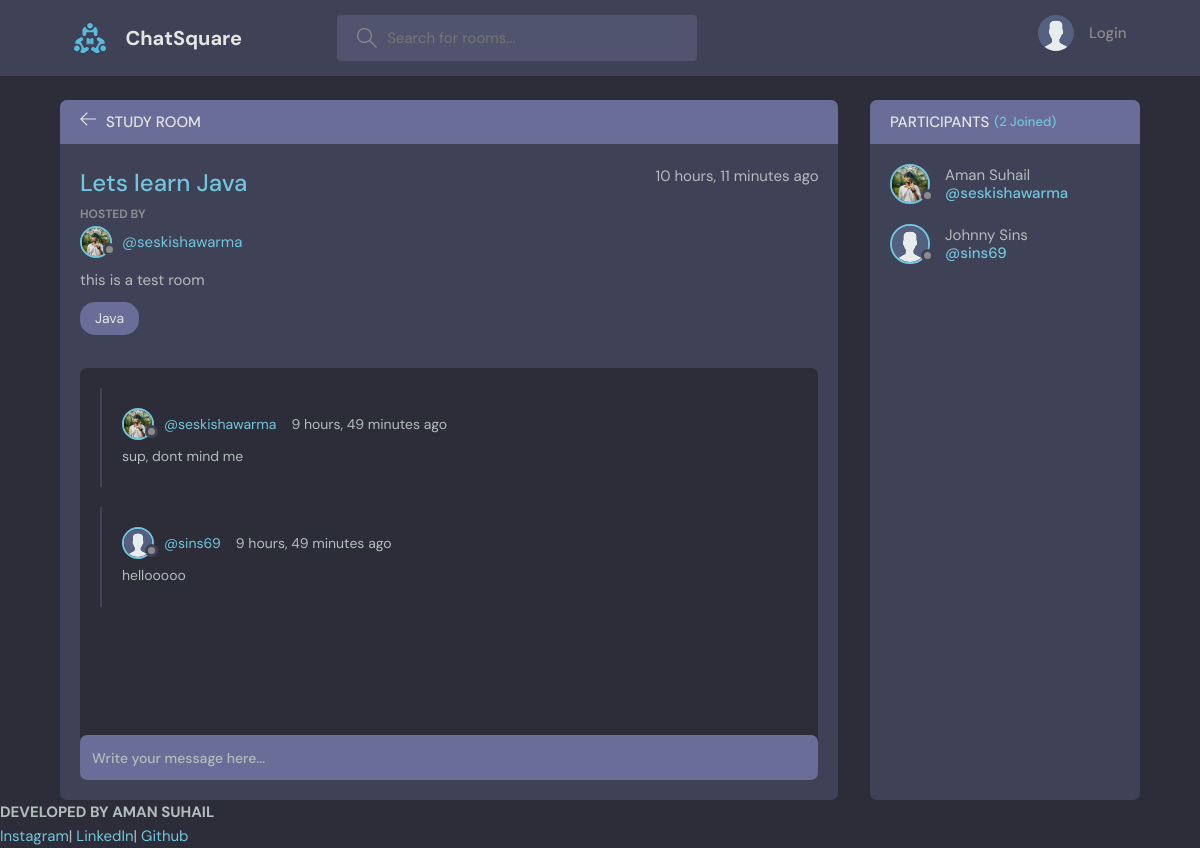
The page /room/1/ on the database its author committed.
### base/models.py (models this page shows, shortened)
class Room(models.Model):
    user = models.ForeignKey(User, on_delete=models.CASCADE)
    topic = models.ForeignKey(Topic, on_delete=models.SET_NULL, null=True)
    name = models.CharField(max_length=150)
    description = models.CharField(max_length=200, null=True, blank=True)
    participants = models.ManyToManyField(User, related_name='participants')
    updated = models.DateTimeField(auto_now=True)
    created = models.DateTimeField(auto_now_add=True)
    class Meta:
        ordering = ['-updated', '-created']

class User(AbstractUser):
    name = models.CharField(max_length=50)
    email = models.EmailField(unique=True)
    bio = models.TextField(null=True, blank=True)
    avatar = models.ImageField(null=True, default='avatar.svg')
    USERNAME_FIELD = 'email'
    REQUIRED_FIELDS = ['username', 'name']

class Topic(models.Model):
    name = models.CharField(max_length=100)
    def __str__(self):
        return self.name

class Message(models.Model):
    room = models.ForeignKey(Room, on_delete=models.CASCADE)
    user = models.ForeignKey(User, on_delete=models.CASCADE)
    body = models.TextField()
    updated = models.DateTimeField(auto_now=True)
    created = models.DateTimeField(auto_now_add=True)
    class Meta:
        ordering = ['-updated', '-created']

### base/views.py (the view, shortened to what this page needs)
# urls.py: path('room/<str:pk>/',views.room, name='room'),
def room(request,pk):
    room = Room.objects.get(id=pk)
    topics = Topic.objects.all()
    roomCount = Room.objects.all().count
    roomMessages = room.message_set.all()
    participants = room.participants.all()
    context = {'room':room, 'topics':topics, 'roomCount':roomCount, 'participants':participants,
               'roomMessages':roomMessages}
    return render(request, 'base/room.html', context)

### base/templates/base/room.html (shortened to what this page needs)
{% extends 'main.html' %}
{% block content %}
    <main class="profile-page layout layout--2">
      <div class="container">
        <div class="room">
          <div class="room__top">
            <div class="room__topLeft">
              <a href="{{request.META.HTTP_REFERER}}">
                <svg version="1.1" xmlns="http://www.w3.org/2000/svg" width="32" height="32" viewBox="0 0 32 32">
                  <title>arrow-left</title>
                  <path
                    d="M13.723 2.286l-13.723 13.714 13.719 13.714 1.616-1.611-10.96-10.96h27.625v-2.286h-27.625l10.965-10.965-1.616-1.607z"
                  ></path>
                </svg>
              </a>
              <h3>Study Room</h3>
            </div>
          </div>
          <div class="room__box scroll">
            <div class="room__header scroll">
              <div class="room__info">
                <h3>{{room.name}}</h3>
                <span>{{room.created|timesince}} ago</span>
              </div>
              <div class="room__hosted">
                <p>Hosted By</p>
                <a href="{% url 'profile' room.user.id %}" class="room__author">
                  <div class="avatar avatar--small">
                    <img src="{{room.user.avatar.url}}" />
                  </div>
                  <span>@{{room.user.username}}</span>
                </a>
              </div>
              <div class="room__details">
                {{room.description}}
              </div>
              <span class="room__topics">{{room.topic}}</span>
            </div>
            <div class="room__conversation">
              <div class="threads scroll">
                {% for message in roomMessages %}
                <div class="thread">
                  <div class="thread__top">
                    <div class="thread__author">
                      <a href="{% url 'profile' message.user.id %}" class="thread__authorInfo">
                        <div class="avatar avatar--small">
                          <img src="{{message.user.avatar.url}}" />
                        </div>
                        <span>@{{message.user.username}}</span>
                      </a>
                      <span class="thread__date">{{message.created|timesince}} ago</span>
                    </div>
                  </div>
                  <div class="thread__details">
                    {{message.body}}
                  </div>
                </div>
                {% endfor %}
              </div>
            </div>
          </div>
          <div class="room__message">
            <form action="" method="POST">
              <input name="body" placeholder="Write your message here..." />
            </form>
          </div>
        </div>
        <div class="participants">
          <h3 class="participants__top">Participants <span>({{participants.count}} Joined)</span></h3>
          <div class="participants__list scroll">
            {% for user in participants %}
            <a href="{% url 'profile' user.id %}" class="participant">
              <div class="avatar avatar--medium">
                <img src="{{user.avatar.url}}" />
              </div>
              <p>
                {{user.name}}
                <span>@{{user.username}}</span>
              </p>
            </a>
            {% endfor %}
          </div>
        </div>
      </div>
    </main>
{% endblock %}

### rows shown on the page
Room: name "Lets learn Java", created "10 hours, 11 minutes", user.avatar (picture), user.username "seskishawarma", description "this is a test room", topic "Java"
Message: user.avatar (picture), user.username "seskishawarma", created "9 hours, 49 minutes", body "sup, dont mind me"
Message: user.avatar (placeholder picture), user.username "sins69", created "9 hours, 49 minutes", body "hellooooo"
User: avatar (picture), name "Aman Suhail", username "seskishawarma"
User: avatar (placeholder picture), name "Johnny Sins", username "sins69"

### other values the page prints
{{ participants.count }} "2"
